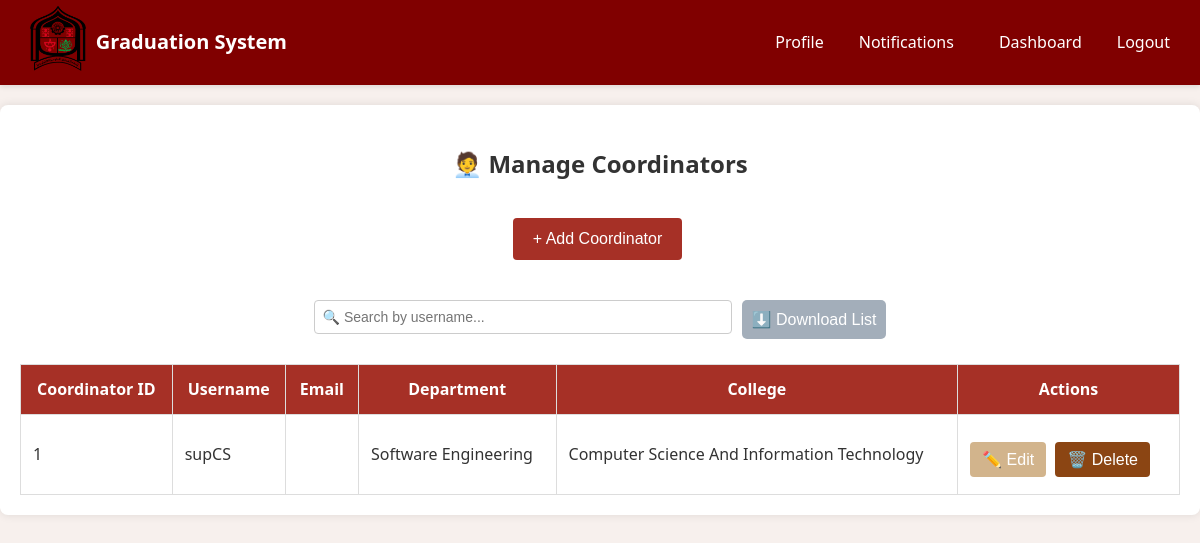
Screenshot of /api/users/manage-coordinators/ (signed in) with the database file from the repository.
### users/models.py (models this page shows, shortened)
class User(AbstractUser):
    phone_number = models.CharField(max_length=15, blank=True, null=True)
    department = models.ForeignKey(
        Department,
        on_delete=models.CASCADE,
        related_name='users',
        null=True,
        blank=True
    )

class Coordinator(User):
    coord_id = models.CharField(max_length=20, unique=True, blank=True, default="")
    is_super = models.BooleanField(default=False)

class User(AbstractUser):
    phone_number = models.CharField(max_length=15, blank=True, null=True)
    department = models.ForeignKey(
        Department,
        on_delete=models.CASCADE,
        related_name='users',
        null=True,
        blank=True
    )

### university/models.py (models this page shows, shortened)
class Department(models.Model):
    college = models.ForeignKey(College, on_delete=models.CASCADE, related_name='departments')
    name = models.CharField(max_length=200)

class College(models.Model):
    university = models.ForeignKey(University, on_delete=models.CASCADE, related_name='colleges')
    name = models.CharField(max_length=200)
    location = models.CharField(max_length=200, blank=True, null=True)

### users/views.py (the view, shortened to what this page needs)
# urls.py: path("manage-coordinators/", views.SuperCoordinatorView.as_view(), name='manage-coordinators'),
class SuperCoordinatorView(APIView):
    permission_classes = [IsAuthenticated]
    def get(self, request):
        if not request.user.is_superuser:
            return Response({"error": "Access denied"}, status=403)
        coords = Coordinator.objects.filter(is_super=True)
        if request.headers.get("Accept") == "application/json":
            return Response(UserSerializer(coords, many=True).data)
        departments = Department.objects.select_related("college").all()
        return render(request, "admin/manage_super_coords.html", {
            "super_coords": coords,
            "departments": departments
        })

### notifications/context_processors.py (called while the page is built)
def unread_notifications_count(request):
    if request.user.is_authenticated:
        count = Notification.objects.filter(recipient=request.user, read=False).count()
        return {'unread_notifications_count': count}
    return {'unread_notifications_count': 0}

### templates/admin/manage_super_coords.html (shortened to what this page needs)
{% extends "base.html" %}
{% load static %}
{% block head %}
<link rel="stylesheet" href="{% static 'css/admin/manage_coordinators.css' %}">
{% endblock %}
{% block content %}
{% include "navbar.html" %}
<div class="container">
    <h2>🧑‍💼 Manage Coordinators</h2>
    <button id="create-coord-btn" class="btn btn-primary">+ Add Coordinator</button>
    <div class="search-filter-bar">
        <input type="text" id="search-input" placeholder="🔍 Search by username..." />
        <button id="download-btn" class="btn-download">⬇️ Download List</button>
    </div>
    <table>
        <thead>
            <tr>
                <th>Coordinator ID</th>
                <th>Username</th>
                <th>Email</th>
                <th>Department</th>
                <th>College</th>
                <th>Actions</th>
            </tr>
        </thead>
        <tbody>
            {% for coord in super_coords %}
            <tr>
                <td>{{ coord.coord_id }}</td>
                <td>{{ coord.username }}</td>
                <td>{{ coord.email }}</td>
                <td>{{ coord.department.name }}</td>
                <td>{{ coord.department.college.name }}</td>
                <td>
                    <button class="edit-btn btn-edit"
                        data-id="{{ coord.id }}"
                        data-username="{{ coord.username }}"
                        data-email="{{ coord.email }}"
                        data-coord_id="{{ coord.coord_id }}"
                        data-department="{{ coord.department.id }}"
                    >✏️ Edit</button>
                    <button class="delete-btn btn-delete" data-id="{{ coord.id }}">🗑️ Delete</button>
                </td>
            </tr>
            {% empty %}
            <tr>
                <td colspan="6">No coordinators found.</td>
            </tr>
            {% endfor %}
        </tbody>
    </table>
</div>
{% endblock %}

### static/css/style.css (style rules this page uses)
body { font-family: 'Segoe UI', Tahoma, Geneva, Verdana, sans-serif; margin: 0px; padding: 0; background-color: #f7f0ed; color: #333; line-height: 1.6; }
:root { --button-color: #a63026; --button-hover-color: #4d8080; --button-text-color: white; --button-disabled-color: #cccccc; }
button { background-color: var(--button-color); color: var(--button-text-color); padding: 10px 20px; border: none; border-radius: 5px; font-size: 16px; cursor: pointer; transition: background-color 0.3s ease; margin: 5px 0; }
.btn-primary { background-color: #a63026; color: white; }
.btn-edit { background-color: #d2b48c; color: white; }
.btn-delete { background-color: #8b4513; color: white; }
.btn-download { background-color: #a3aeba; color: white; }

### static/css/admin/manage_coordinators.css (style rules this page uses)
.container { max-width: 1300px; margin: 20px auto; padding: 20px; background: white; border-radius: 8px; box-shadow: 0 0 10px rgba(0, 0, 0, 0.1); text-align: center; }
h2 { color: #333; margin-bottom: 20px; }
table { width: 100%; border-collapse: collapse; margin-top: 20px; }
table, th, td { border: 1px solid #ddd; }
th, td { padding: 12px; text-align: left; }
th { background: #a63026; color: white; text-align: center; }
td { background: #fff; }
.edit-btn, .delete-btn, .btn, .btn-secondary, .btn-primary { text-decoration: none; padding: 8px 12px; border-radius: 4px; margin-right: 5px; transition: 0.3s ease-in-out; display: inline-block; cursor: pointer; border: none; }
.btn-primary { padding: 12px 20px; }
.search-filter-bar { display: flex; gap: 10px; margin: 20px 0; align-items: center; justify-content: center; }
#search-input { padding: 8px; font-size: 14px; border-radius: 4px; border: 1px solid #ccc; flex: 1; max-width: 400px; }
input, select { padding: 10px; margin-top: 5px; border: 1px solid #ccc; border-radius: 5px; width: 95%; }
button { color: white; padding: 10px; border: none; border-radius: 5px; cursor: pointer; margin-top: 15px; }

### rows the page displays
Coordinator: coord_id "1", username "supCS", department.name "Software Engineering", department.college.name "Computer Science And Information Technology"
